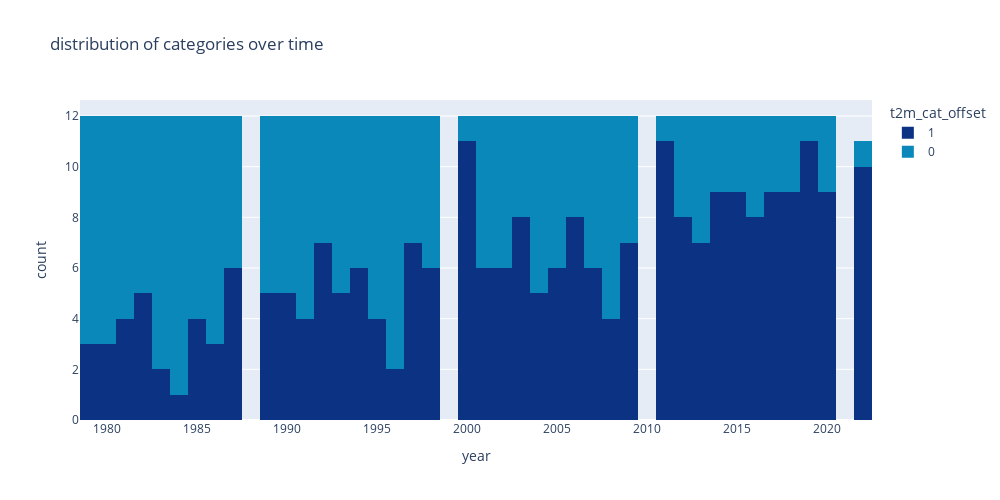

The notebook cell this image was saved under:
### Code cell
fig = px.histogram(
    data_frame = df,
    color = "t2m_cat_offset",
    x = "year",
    color_discrete_sequence = plt_style_s,
    title = "distribution of categories over time",
    histfunc= "count",
    nbins = len(set(df["year"].to_list())) + 4,

    width = 1000,
    height = 500,
)

fig.show()

### Figure 1 — Plotly figure (JSON) as saved in the notebook; plotly's stock layout.template omitted (floating-point values rounded to 4 significant figures; data arrays with more than 128 entries replaced by an {"elided": "..."} marker saying what was removed)
{"data": [{"alignmentgroup": "True", "bingroup": "x", "histfunc": "count", "hovertemplate": "t2m_cat_offset=1<br>year=%{x}<br>count=%{y}<extra></extra>", "legendgroup": "1", "marker": {"color": "rgb(12,51,131)", "pattern": {"shape": ""}}, "name": "1", "nbinsx": 44, "offsetgroup": "1", "orientation": "v", "showlegend": true, "type": "histogram", "x": {"elided": "249 int values"}, "xaxis": "x", "yaxis": "y"}, {"alignmentgroup": "True", "bingroup": "x", "histfunc": "count", "hovertemplate": "t2m_cat_offset=0<br>year=%{x}<br>count=%{y}<extra></extra>", "legendgroup": "0", "marker": {"color": "rgb(10,136,186)", "pattern": {"shape": ""}}, "name": "0", "nbinsx": 44, "offsetgroup": "0", "orientation": "v", "showlegend": true, "type": "histogram", "x": {"elided": "230 int values"}, "xaxis": "x", "yaxis": "y"}], "layout": {"barmode": "relative", "height": 500, "legend": {"title": {"text": "t2m_cat_offset"}, "tracegroupgap": 0}, "title": {"text": "distribution of categories over time"}, "width": 1000, "xaxis": {"anchor": "y", "domain": [0, 1], "title": {"text": "year"}}, "yaxis": {"anchor": "x", "domain": [0, 1], "title": {"text": "count"}}}}
